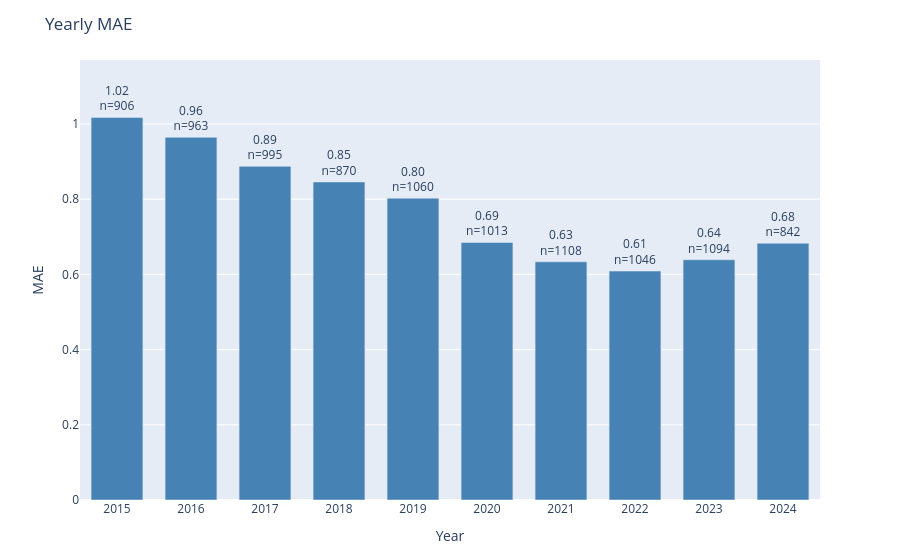

Notebook code for this chart:
### Code cell
plot_error_by_group(
    df=results_test,
    y_true_col='actual',
    y_pred_col='prediction',
    date_col='dt_temp',
    group_by='year',
    metric='mae',
    title='Yearly MAE'
)

### Figure 1 — Plotly figure (JSON) as saved in the notebook; plotly's stock layout.template omitted (floating-point values rounded to 4 significant figures)
{"data": [{"marker": {"color": "steelblue"}, "text": ["1.02<br>n=906", "0.96<br>n=963", "0.89<br>n=995", "0.85<br>n=870", "0.80<br>n=1060", "0.69<br>n=1013", "0.63<br>n=1108", "0.61<br>n=1046", "0.64<br>n=1094", "0.68<br>n=842"], "textposition": "outside", "type": "bar", "x": ["2015", "2016", "2017", "2018", "2019", "2020", "2021", "2022", "2023", "2024"], "y": [1.018, 0.9647, 0.8874, 0.846, 0.8028, 0.6851, 0.6336, 0.609, 0.6389, 0.6829]}], "layout": {"bargap": 0.3, "margin": {"b": 60, "t": 60}, "title": {"text": "Yearly MAE"}, "uniformtext": {"minsize": 8, "mode": "hide"}, "xaxis": {"title": {"text": "Year"}}, "yaxis": {"range": [0, 1.17], "title": {"text": "MAE"}}}}
